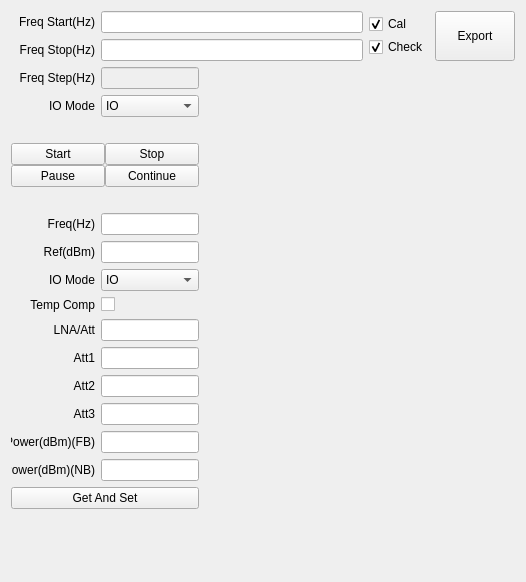
<?xml version="1.0" encoding="UTF-8"?>
<ui version="4.0">
 <class>QCalRXRefDlg</class>
 <widget class="QWidget" name="QCalRXRefDlg">
  <property name="geometry">
   <rect>
    <x>0</x>
    <y>0</y>
    <width>526</width>
    <height>582</height>
   </rect>
  </property>
  <property name="windowTitle">
   <string>Form</string>
  </property>
  <layout class="QVBoxLayout" name="verticalLayout_2" stretch="0,1">
   <item>
    <layout class="QHBoxLayout" name="horizontalLayout_2" stretch="10,0,1">
     <item>
      <layout class="QVBoxLayout" name="verticalLayoutFreqStarStop">
       <item>
        <layout class="QHBoxLayout" name="horizontalLayoutFreqStar">
         <item>
          <widget class="QLabel" name="labelFreqStar">
           <property name="sizePolicy">
            <sizepolicy hsizetype="Fixed" vsizetype="Fixed">
             <horstretch>0</horstretch>
             <verstretch>0</verstretch>
            </sizepolicy>
           </property>
           <property name="minimumSize">
            <size>
             <width>84</width>
             <height>16</height>
            </size>
           </property>
           <property name="text">
            <string>Freq Start(Hz)</string>
           </property>
           <property name="alignment">
            <set>Qt::AlignRight|Qt::AlignTrailing|Qt::AlignVCenter</set>
           </property>
           <property name="buddy">
            <cstring>lineEditFreqStar</cstring>
           </property>
          </widget>
         </item>
         <item>
          <widget class="QLineEdit" name="lineEditFreqStar"/>
         </item>
        </layout>
       </item>
       <item>
        <layout class="QHBoxLayout" name="horizontalLayoutFreqStop">
         <item>
          <widget class="QLabel" name="labelFreqStop">
           <property name="sizePolicy">
            <sizepolicy hsizetype="Fixed" vsizetype="Fixed">
             <horstretch>0</horstretch>
             <verstretch>0</verstretch>
            </sizepolicy>
           </property>
           <property name="minimumSize">
            <size>
             <width>84</width>
             <height>16</height>
            </size>
           </property>
           <property name="text">
            <string>Freq Stop(Hz)</string>
           </property>
           <property name="alignment">
            <set>Qt::AlignRight|Qt::AlignTrailing|Qt::AlignVCenter</set>
           </property>
           <property name="buddy">
            <cstring>lineEditFreqStop</cstring>
           </property>
          </widget>
         </item>
         <item>
          <widget class="QLineEdit" name="lineEditFreqStop"/>
         </item>
        </layout>
       </item>
      </layout>
     </item>
     <item>
      <layout class="QVBoxLayout" name="verticalLayoutStarPaus_2">
       <property name="spacing">
        <number>0</number>
       </property>
       <item>
        <widget class="QCheckBox" name="checkBoxCal">
         <property name="sizePolicy">
          <sizepolicy hsizetype="Fixed" vsizetype="Fixed">
           <horstretch>0</horstretch>
           <verstretch>0</verstretch>
          </sizepolicy>
         </property>
         <property name="text">
          <string>Cal</string>
         </property>
         <property name="checked">
          <bool>true</bool>
         </property>
        </widget>
       </item>
       <item>
        <widget class="QCheckBox" name="checkBoxCheck">
         <property name="sizePolicy">
          <sizepolicy hsizetype="Fixed" vsizetype="Fixed">
           <horstretch>0</horstretch>
           <verstretch>0</verstretch>
          </sizepolicy>
         </property>
         <property name="text">
          <string>Check</string>
         </property>
         <property name="checked">
          <bool>true</bool>
         </property>
        </widget>
       </item>
      </layout>
     </item>
     <item>
      <widget class="QPushButton" name="pushButtonExport">
       <property name="sizePolicy">
        <sizepolicy hsizetype="Expanding" vsizetype="Expanding">
         <horstretch>0</horstretch>
         <verstretch>0</verstretch>
        </sizepolicy>
       </property>
       <property name="text">
        <string>Export</string>
       </property>
      </widget>
     </item>
    </layout>
   </item>
   <item>
    <layout class="QHBoxLayout" name="horizontalLayout2" stretch="1,10">
     <item>
      <layout class="QVBoxLayout" name="verticalLayout1">
       <item>
        <layout class="QHBoxLayout" name="horizontalLayoutFreqStep">
         <item>
          <widget class="QLabel" name="labelFreqStep">
           <property name="sizePolicy">
            <sizepolicy hsizetype="Fixed" vsizetype="Fixed">
             <horstretch>0</horstretch>
             <verstretch>0</verstretch>
            </sizepolicy>
           </property>
           <property name="minimumSize">
            <size>
             <width>84</width>
             <height>16</height>
            </size>
           </property>
           <property name="text">
            <string>Freq Step(Hz)</string>
           </property>
           <property name="alignment">
            <set>Qt::AlignRight|Qt::AlignTrailing|Qt::AlignVCenter</set>
           </property>
           <property name="buddy">
            <cstring>lineEditFreqStep</cstring>
           </property>
          </widget>
         </item>
         <item>
          <widget class="QLineEdit" name="lineEditFreqStep">
           <property name="enabled">
            <bool>false</bool>
           </property>
           <property name="sizePolicy">
            <sizepolicy hsizetype="Expanding" vsizetype="Fixed">
             <horstretch>0</horstretch>
             <verstretch>0</verstretch>
            </sizepolicy>
           </property>
           <property name="readOnly">
            <bool>true</bool>
           </property>
          </widget>
         </item>
        </layout>
       </item>
       <item>
        <layout class="QHBoxLayout" name="horizontalLayoutRefMethod" stretch="0,0">
         <item>
          <widget class="QLabel" name="labelCalIOMode">
           <property name="sizePolicy">
            <sizepolicy hsizetype="Fixed" vsizetype="Fixed">
             <horstretch>0</horstretch>
             <verstretch>0</verstretch>
            </sizepolicy>
           </property>
           <property name="minimumSize">
            <size>
             <width>84</width>
             <height>16</height>
            </size>
           </property>
           <property name="text">
            <string>IO Mode</string>
           </property>
           <property name="alignment">
            <set>Qt::AlignRight|Qt::AlignTrailing|Qt::AlignVCenter</set>
           </property>
           <property name="buddy">
            <cstring>lineEditFreqStep</cstring>
           </property>
          </widget>
         </item>
         <item>
          <widget class="QComboBox" name="comboBoxCalIOMode">
           <item>
            <property name="text">
             <string>IO</string>
            </property>
           </item>
           <item>
            <property name="text">
             <string>OUTPUT</string>
            </property>
           </item>
           <item>
            <property name="text">
             <string>IO+OUTPUT</string>
            </property>
           </item>
          </widget>
         </item>
        </layout>
       </item>
       <item>
        <spacer name="verticalSpacer1">
         <property name="orientation">
          <enum>Qt::Vertical</enum>
         </property>
         <property name="sizeType">
          <enum>QSizePolicy::Fixed</enum>
         </property>
         <property name="sizeHint" stdset="0">
          <size>
           <width>20</width>
           <height>20</height>
          </size>
         </property>
        </spacer>
       </item>
       <item>
        <layout class="QHBoxLayout" name="horizontalLayoutThreadCtrl">
         <property name="spacing">
          <number>0</number>
         </property>
         <item>
          <layout class="QVBoxLayout" name="verticalLayoutStarPaus">
           <property name="spacing">
            <number>0</number>
           </property>
           <item>
            <widget class="QPushButton" name="pushButtonStar">
             <property name="sizePolicy">
              <sizepolicy hsizetype="Expanding" vsizetype="Fixed">
               <horstretch>0</horstretch>
               <verstretch>0</verstretch>
              </sizepolicy>
             </property>
             <property name="text">
              <string>Start</string>
             </property>
            </widget>
           </item>
           <item>
            <widget class="QPushButton" name="pushButtonPaus">
             <property name="sizePolicy">
              <sizepolicy hsizetype="Expanding" vsizetype="Fixed">
               <horstretch>0</horstretch>
               <verstretch>0</verstretch>
              </sizepolicy>
             </property>
             <property name="text">
              <string>Pause</string>
             </property>
            </widget>
           </item>
          </layout>
         </item>
         <item>
          <layout class="QVBoxLayout" name="verticalLayoutStopCont">
           <property name="spacing">
            <number>0</number>
           </property>
           <item>
            <widget class="QPushButton" name="pushButtonStop">
             <property name="sizePolicy">
              <sizepolicy hsizetype="Expanding" vsizetype="Fixed">
               <horstretch>0</horstretch>
               <verstretch>0</verstretch>
              </sizepolicy>
             </property>
             <property name="text">
              <string>Stop</string>
             </property>
            </widget>
           </item>
           <item>
            <widget class="QPushButton" name="pushButtonCont">
             <property name="sizePolicy">
              <sizepolicy hsizetype="Expanding" vsizetype="Fixed">
               <horstretch>0</horstretch>
               <verstretch>0</verstretch>
              </sizepolicy>
             </property>
             <property name="text">
              <string>Continue</string>
             </property>
            </widget>
           </item>
          </layout>
         </item>
        </layout>
       </item>
       <item>
        <spacer name="verticalSpacer2">
         <property name="orientation">
          <enum>Qt::Vertical</enum>
         </property>
         <property name="sizeType">
          <enum>QSizePolicy::Fixed</enum>
         </property>
         <property name="sizeHint" stdset="0">
          <size>
           <width>20</width>
           <height>20</height>
          </size>
         </property>
        </spacer>
       </item>
       <item>
        <layout class="QHBoxLayout" name="horizontalLayoutFreq">
         <item>
          <widget class="QLabel" name="labelFreq">
           <property name="sizePolicy">
            <sizepolicy hsizetype="Fixed" vsizetype="Fixed">
             <horstretch>0</horstretch>
             <verstretch>0</verstretch>
            </sizepolicy>
           </property>
           <property name="minimumSize">
            <size>
             <width>84</width>
             <height>16</height>
            </size>
           </property>
           <property name="text">
            <string>Freq(Hz)</string>
           </property>
           <property name="alignment">
            <set>Qt::AlignRight|Qt::AlignTrailing|Qt::AlignVCenter</set>
           </property>
           <property name="buddy">
            <cstring>lineEditFreq</cstring>
           </property>
          </widget>
         </item>
         <item>
          <widget class="QLineEdit" name="lineEditFreq">
           <property name="sizePolicy">
            <sizepolicy hsizetype="Expanding" vsizetype="Fixed">
             <horstretch>0</horstretch>
             <verstretch>0</verstretch>
            </sizepolicy>
           </property>
          </widget>
         </item>
        </layout>
       </item>
       <item>
        <layout class="QHBoxLayout" name="horizontalLayoutDC_I">
         <item>
          <widget class="QLabel" name="labelRef">
           <property name="sizePolicy">
            <sizepolicy hsizetype="Fixed" vsizetype="Fixed">
             <horstretch>0</horstretch>
             <verstretch>0</verstretch>
            </sizepolicy>
           </property>
           <property name="minimumSize">
            <size>
             <width>84</width>
             <height>16</height>
            </size>
           </property>
           <property name="text">
            <string>Ref(dBm)</string>
           </property>
           <property name="alignment">
            <set>Qt::AlignRight|Qt::AlignTrailing|Qt::AlignVCenter</set>
           </property>
           <property name="buddy">
            <cstring>lineEditRef</cstring>
           </property>
          </widget>
         </item>
         <item>
          <widget class="QLineEdit" name="lineEditRef">
           <property name="sizePolicy">
            <sizepolicy hsizetype="Expanding" vsizetype="Fixed">
             <horstretch>0</horstretch>
             <verstretch>0</verstretch>
            </sizepolicy>
           </property>
          </widget>
         </item>
        </layout>
       </item>
       <item>
        <layout class="QHBoxLayout" name="horizontalLayoutDC_Q">
         <item>
          <widget class="QLabel" name="labelIOMode">
           <property name="sizePolicy">
            <sizepolicy hsizetype="Fixed" vsizetype="Fixed">
             <horstretch>0</horstretch>
             <verstretch>0</verstretch>
            </sizepolicy>
           </property>
           <property name="minimumSize">
            <size>
             <width>84</width>
             <height>16</height>
            </size>
           </property>
           <property name="text">
            <string>IO Mode</string>
           </property>
           <property name="alignment">
            <set>Qt::AlignRight|Qt::AlignTrailing|Qt::AlignVCenter</set>
           </property>
          </widget>
         </item>
         <item>
          <widget class="QComboBox" name="comboBoxIOMode">
           <item>
            <property name="text">
             <string>IO</string>
            </property>
           </item>
           <item>
            <property name="text">
             <string>OUTPUT</string>
            </property>
           </item>
          </widget>
         </item>
        </layout>
       </item>
       <item>
        <layout class="QHBoxLayout" name="horizontalLayoutDC_Q_8">
         <item>
          <widget class="QLabel" name="labelIOMode_2">
           <property name="sizePolicy">
            <sizepolicy hsizetype="Fixed" vsizetype="Fixed">
             <horstretch>0</horstretch>
             <verstretch>0</verstretch>
            </sizepolicy>
           </property>
           <property name="minimumSize">
            <size>
             <width>84</width>
             <height>16</height>
            </size>
           </property>
           <property name="text">
            <string>Temp Comp</string>
           </property>
           <property name="alignment">
            <set>Qt::AlignRight|Qt::AlignTrailing|Qt::AlignVCenter</set>
           </property>
          </widget>
         </item>
         <item>
          <widget class="QCheckBox" name="checkBoxTC">
           <property name="text">
            <string/>
           </property>
          </widget>
         </item>
        </layout>
       </item>
       <item>
        <layout class="QHBoxLayout" name="horizontalLayoutDC_Q_2">
         <item>
          <widget class="QLabel" name="labelLNAAtt">
           <property name="sizePolicy">
            <sizepolicy hsizetype="Fixed" vsizetype="Fixed">
             <horstretch>0</horstretch>
             <verstretch>0</verstretch>
            </sizepolicy>
           </property>
           <property name="minimumSize">
            <size>
             <width>84</width>
             <height>16</height>
            </size>
           </property>
           <property name="text">
            <string>LNA/Att</string>
           </property>
           <property name="alignment">
            <set>Qt::AlignRight|Qt::AlignTrailing|Qt::AlignVCenter</set>
           </property>
          </widget>
         </item>
         <item>
          <widget class="QLineEdit" name="lineEditLNAAtt">
           <property name="sizePolicy">
            <sizepolicy hsizetype="Expanding" vsizetype="Fixed">
             <horstretch>0</horstretch>
             <verstretch>0</verstretch>
            </sizepolicy>
           </property>
           <property name="maximumSize">
            <size>
             <width>150</width>
             <height>16777215</height>
            </size>
           </property>
          </widget>
         </item>
        </layout>
       </item>
       <item>
        <layout class="QHBoxLayout" name="horizontalLayoutDC_Q_3">
         <item>
          <widget class="QLabel" name="labelAtt1">
           <property name="sizePolicy">
            <sizepolicy hsizetype="Fixed" vsizetype="Fixed">
             <horstretch>0</horstretch>
             <verstretch>0</verstretch>
            </sizepolicy>
           </property>
           <property name="minimumSize">
            <size>
             <width>84</width>
             <height>16</height>
            </size>
           </property>
           <property name="text">
            <string>Att1</string>
           </property>
           <property name="alignment">
            <set>Qt::AlignRight|Qt::AlignTrailing|Qt::AlignVCenter</set>
           </property>
          </widget>
         </item>
         <item>
          <widget class="QLineEdit" name="lineEditAtt1">
           <property name="sizePolicy">
            <sizepolicy hsizetype="Expanding" vsizetype="Fixed">
             <horstretch>0</horstretch>
             <verstretch>0</verstretch>
            </sizepolicy>
           </property>
           <property name="maximumSize">
            <size>
             <width>150</width>
             <height>16777215</height>
            </size>
           </property>
          </widget>
         </item>
        </layout>
       </item>
       <item>
        <layout class="QHBoxLayout" name="horizontalLayoutDC_Q_4">
         <item>
          <widget class="QLabel" name="labelAtt2">
           <property name="sizePolicy">
            <sizepolicy hsizetype="Fixed" vsizetype="Fixed">
             <horstretch>0</horstretch>
             <verstretch>0</verstretch>
            </sizepolicy>
           </property>
           <property name="minimumSize">
            <size>
             <width>84</width>
             <height>16</height>
            </size>
           </property>
           <property name="text">
            <string>Att2</string>
           </property>
           <property name="alignment">
            <set>Qt::AlignRight|Qt::AlignTrailing|Qt::AlignVCenter</set>
           </property>
          </widget>
         </item>
         <item>
          <widget class="QLineEdit" name="lineEditAtt2">
           <property name="sizePolicy">
            <sizepolicy hsizetype="Expanding" vsizetype="Fixed">
             <horstretch>0</horstretch>
             <verstretch>0</verstretch>
            </sizepolicy>
           </property>
           <property name="maximumSize">
            <size>
             <width>150</width>
             <height>16777215</height>
            </size>
           </property>
          </widget>
         </item>
        </layout>
       </item>
       <item>
        <layout class="QHBoxLayout" name="horizontalLayoutDC_Q_5">
         <item>
          <widget class="QLabel" name="labelAtt3">
           <property name="sizePolicy">
            <sizepolicy hsizetype="Fixed" vsizetype="Fixed">
             <horstretch>0</horstretch>
             <verstretch>0</verstretch>
            </sizepolicy>
           </property>
           <property name="minimumSize">
            <size>
             <width>84</width>
             <height>16</height>
            </size>
           </property>
           <property name="text">
            <string>Att3</string>
           </property>
           <property name="alignment">
            <set>Qt::AlignRight|Qt::AlignTrailing|Qt::AlignVCenter</set>
           </property>
          </widget>
         </item>
         <item>
          <widget class="QLineEdit" name="lineEditAtt3">
           <property name="sizePolicy">
            <sizepolicy hsizetype="Expanding" vsizetype="Fixed">
             <horstretch>0</horstretch>
             <verstretch>0</verstretch>
            </sizepolicy>
           </property>
           <property name="maximumSize">
            <size>
             <width>150</width>
             <height>16777215</height>
            </size>
           </property>
          </widget>
         </item>
        </layout>
       </item>
       <item>
        <layout class="QHBoxLayout" name="horizontalLayoutDC_Q_6">
         <item>
          <widget class="QLabel" name="labelPowerFB">
           <property name="sizePolicy">
            <sizepolicy hsizetype="Fixed" vsizetype="Fixed">
             <horstretch>0</horstretch>
             <verstretch>0</verstretch>
            </sizepolicy>
           </property>
           <property name="minimumSize">
            <size>
             <width>84</width>
             <height>16</height>
            </size>
           </property>
           <property name="text">
            <string>Power(dBm)(FB)</string>
           </property>
           <property name="alignment">
            <set>Qt::AlignRight|Qt::AlignTrailing|Qt::AlignVCenter</set>
           </property>
          </widget>
         </item>
         <item>
          <widget class="QLineEdit" name="lineEditPowerFB">
           <property name="sizePolicy">
            <sizepolicy hsizetype="Expanding" vsizetype="Fixed">
             <horstretch>0</horstretch>
             <verstretch>0</verstretch>
            </sizepolicy>
           </property>
           <property name="maximumSize">
            <size>
             <width>150</width>
             <height>16777215</height>
            </size>
           </property>
          </widget>
         </item>
        </layout>
       </item>
       <item>
        <layout class="QHBoxLayout" name="horizontalLayoutDC_Q_7">
         <item>
          <widget class="QLabel" name="labelPowerNB">
           <property name="sizePolicy">
            <sizepolicy hsizetype="Fixed" vsizetype="Fixed">
             <horstretch>0</horstretch>
             <verstretch>0</verstretch>
            </sizepolicy>
           </property>
           <property name="minimumSize">
            <size>
             <width>84</width>
             <height>16</height>
            </size>
           </property>
           <property name="text">
            <string>Power(dBm)(NB)</string>
           </property>
           <property name="alignment">
            <set>Qt::AlignRight|Qt::AlignTrailing|Qt::AlignVCenter</set>
           </property>
          </widget>
         </item>
         <item>
          <widget class="QLineEdit" name="lineEditPowerNB">
           <property name="sizePolicy">
            <sizepolicy hsizetype="Expanding" vsizetype="Fixed">
             <horstretch>0</horstretch>
             <verstretch>0</verstretch>
            </sizepolicy>
           </property>
           <property name="maximumSize">
            <size>
             <width>150</width>
             <height>16777215</height>
            </size>
           </property>
          </widget>
         </item>
        </layout>
       </item>
       <item>
        <widget class="QPushButton" name="pushButtonGetSet">
         <property name="sizePolicy">
          <sizepolicy hsizetype="Expanding" vsizetype="Fixed">
           <horstretch>0</horstretch>
           <verstretch>0</verstretch>
          </sizepolicy>
         </property>
         <property name="text">
          <string>Get And Set</string>
         </property>
        </widget>
       </item>
       <item>
        <spacer name="verticalSpacer3">
         <property name="orientation">
          <enum>Qt::Vertical</enum>
         </property>
         <property name="sizeHint" stdset="0">
          <size>
           <width>20</width>
           <height>40</height>
          </size>
         </property>
        </spacer>
       </item>
      </layout>
     </item>
     <item>
      <layout class="QVBoxLayout" name="verticalLayout" stretch="1">
       <property name="spacing">
        <number>0</number>
       </property>
       <item>
        <layout class="QHBoxLayout" name="horizontalLayout">
         <property name="spacing">
          <number>0</number>
         </property>
         <item>
          <widget class="QCalR1CRXRefWidget" name="widgetData" native="true"/>
         </item>
        </layout>
       </item>
      </layout>
     </item>
    </layout>
   </item>
  </layout>
 </widget>
 <customwidgets>
  <customwidget>
   <class>QCalR1CRXRefWidget</class>
   <extends>QWidget</extends>
   <header>q_cal_rx_ref_widget.h</header>
   <container>1</container>
  </customwidget>
 </customwidgets>
 <resources/>
 <connections/>
</ui>
